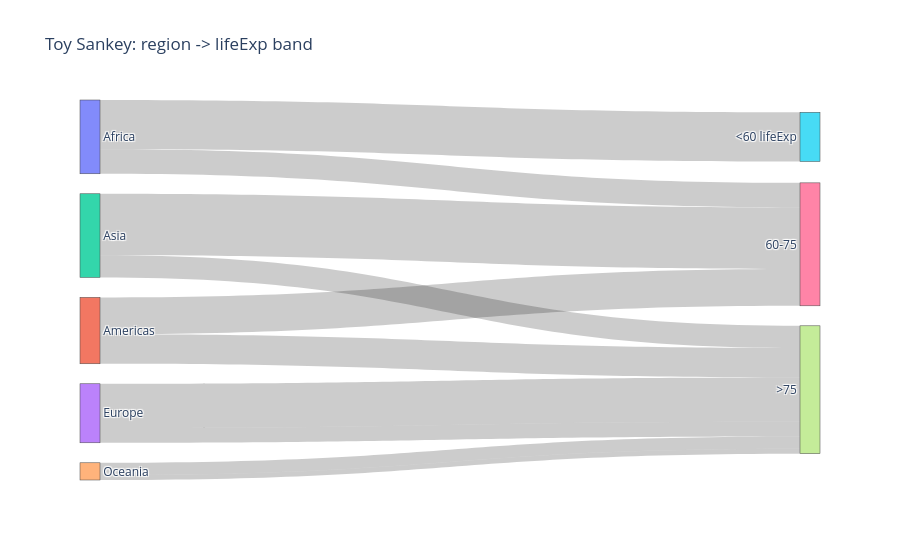

Here is the notebook cell this chart was saved with:
### Markdown cell above
## 1) Sankey (toy flow)

### Code cell
labels = ['Africa','Americas','Asia','Europe','Oceania','<60 lifeExp','60-75','>75']
source = [0,1,2,3,4,0,1,2,3,4]
target = [5,6,6,7,7,6,7,7,7,7]
value =  [20,15,25,18,5,10,12,9,6,2]
fig = go.Figure(data=[go.Sankey(node=dict(label=labels), link=dict(source=source, target=target, value=value))])
fig.update_layout(title_text='Toy Sankey: region -> lifeExp band')
fig.show()

### Figure 1 — Plotly figure (JSON) as saved in the notebook; plotly's stock layout.template omitted (floating-point values rounded to 4 significant figures)
{"data": [{"link": {"source": [0, 1, 2, 3, 4, 0, 1, 2, 3, 4], "target": [5, 6, 6, 7, 7, 6, 7, 7, 7, 7], "value": [20, 15, 25, 18, 5, 10, 12, 9, 6, 2]}, "node": {"label": ["Africa", "Americas", "Asia", "Europe", "Oceania", "<60 lifeExp", "60-75", ">75"]}, "type": "sankey"}], "layout": {"title": {"text": "Toy Sankey: region -> lifeExp band"}}}
